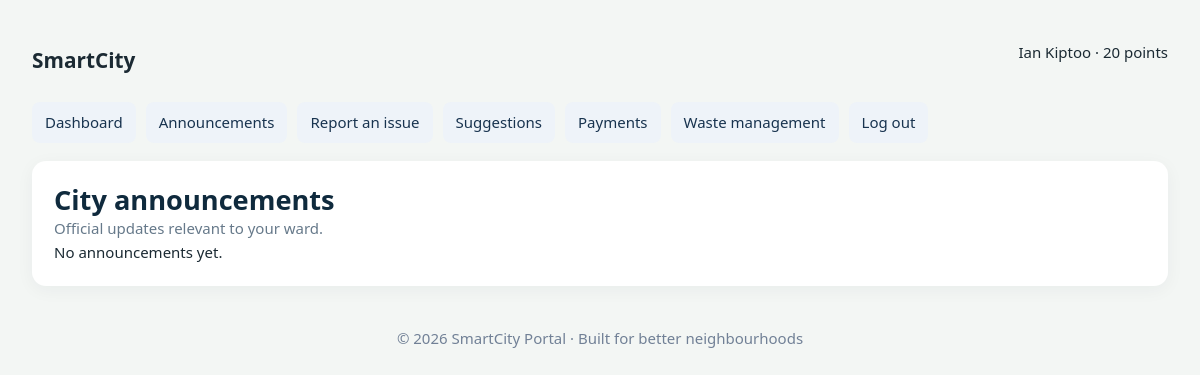
/citizen/announcements (signed in), run on the app's committed database.
### tables this page shows
CREATE TABLE citizens (
      id INTEGER PRIMARY KEY AUTOINCREMENT, first_name TEXT NOT NULL, last_name TEXT NOT NULL,
      email TEXT NOT NULL UNIQUE, phone TEXT NOT NULL, national_id TEXT NOT NULL,
      ward TEXT NOT NULL, password_hash TEXT NOT NULL, points INTEGER NOT NULL DEFAULT 0,
      created_at TEXT NOT NULL DEFAULT CURRENT_TIMESTAMP
    );

### app.py (the view)
@app.route("/citizen/announcements")
@citizen_required
def citizen_announcements():
    c=current_citizen()
    items=db().execute("SELECT * FROM announcements WHERE audience='All citizens' OR audience=? ORDER BY id DESC",(c["ward"],)).fetchall()
    return render_template("announcements.html",items=items)

### app.py (called while the page is built)
def db():
    if "db" not in g:
        g.db = sqlite3.connect(app.config["DATABASE"])
        g.db.row_factory = sqlite3.Row
        g.db.execute("PRAGMA foreign_keys = ON")
    return g.db

def citizen_required(fn):
    @wraps(fn)
    def wrapper(*args, **kwargs):
        if session.get("citizen_id") is None:
            flash("Please sign in to access the citizen portal.", "error")
            return redirect(url_for("login"))
        return fn(*args, **kwargs)
    return wrapper

def current_citizen():
    return db().execute("SELECT * FROM citizens WHERE id=?", (session.get("citizen_id"),)).fetchone()

@app.context_processor
def shared_context():
    return {"current_citizen": current_citizen() if session.get("citizen_id") else None,
            "is_admin": bool(session.get("admin_id"))}

### templates/announcements.html
{% extends "base.html" %}{% block title %}Announcements &middot; SmartCity{% endblock %}{% block content %}
<div class="panel">
 <h1>
  City announcements
 </h1>
 <p class="muted">
  Official updates relevant to your ward.
 </p>
 {% for a in items %}
 <article style="padding:15px 0;border-bottom:1px solid #e7ebf0">
  <span class="pill">
   {{a.kind}}
  </span>
  <h2>
   {{a.title}}
  </h2>
  <p>
   {{a.body}}
  </p>
  <small class="muted">
   {{a.department}} &middot; {{a.audience}} &middot; {{a.created_at}}
  </small>
 </article>
 {% else %}
 <p>
  No announcements yet.
 </p>
 {% endfor %}
</div>
{% endblock %}

### templates/base.html (shortened to what this page needs)
<!DOCTYPE html>
<html lang="en">
 <head>
  <link href="{{ url_for('static',filename='css/style.css') }}" rel="stylesheet"/>
 </head>
 <body>
  <div class="portal">
   <header class="topline">
    <a href="{{ url_for('admin_dashboard') if is_admin else (url_for('citizen_dashboard') if current_citizen else url_for('login')) }}" style="font-size:1.3rem;font-weight:800;text-decoration:none;color:inherit">
       SmartCity
    </a>
    <span>
     {% if current_citizen %}{{ current_citizen.first_name }} {{ current_citizen.last_name }} &middot; {{ current_citizen.points }} points{% elif is_admin %}Administrator{% else %}A smarter city starts with you{% endif %}
    </span>
   </header>
   {% if current_citizen %}
   <nav class="navlinks">
    <a href="{{url_for('citizen_dashboard')}}">
     Dashboard
    </a>
    <a href="{{url_for('citizen_announcements')}}">
     Announcements
    </a>
    <a href="{{url_for('citizen_issues')}}">
     Report an issue
    </a>
    <a href="{{url_for('citizen_suggestions')}}">
     Suggestions
    </a>
    <a href="{{url_for('citizen_payments')}}">
     Payments
    </a>
    <a href="{{url_for('citizen_waste')}}">
     Waste management
    </a>
    <a href="{{url_for('logout')}}">
     Log out
    </a>
   </nav>
   {% endif %}
{% block content %}{% endblock %}
   <footer style="padding:25px 0;text-align:center;color:#718096">
    &copy; 2026 SmartCity Portal &middot; Built for better neighbourhoods
   </footer>
  </div>
 </body>
</html>

### static/css/style.css (style rules this page uses)
:root { --navy: #0f2a3d; --navy-2: #173a52; --teal: #0e9f8e; --teal-dark: #0a7c6f; --teal-soft: #d9f3ef; --amber: #f5a623; --amber-soft: #fff1d6; --bg: #f3f6f4; --card: #ffffff; --ink: #1b2a33; --muted: #66798a; --line: #e1e8eb; --red: #d64545; --red-soft: #fde4e4; --green: #2f9e63; --green-soft: #def5e8; --blue: #2f7fd1; --blue-soft: #dfecfb; --radius: 14px; --shadow: 0 1px 2px rgba(15, 42, 61, .06), 0 6px 20px rgba(15, 42, 61, .06); --font: "Segoe UI", system-ui, -apple-system, "Helvetica Neue", Arial, sans-serif; }
* { box-sizing: border-box; margin: 0; padding: 0; }
html { scroll-behavior: smooth; }
body { font-family: var(--font); background: var(--bg); color: var(--ink); line-height: 1.55; font-size: 15px; }
a { color: var(--teal-dark); text-decoration: none; }
h1, h2, h3, h4 { line-height: 1.25; color: var(--navy); }
h1 { font-size: 1.7rem; }
p.muted, .muted { color: var(--muted); }

### templates/base.html (style rules this page uses)
.panel { background:#fff;border-radius:14px;padding:22px;margin:16px 0;box-shadow:0 4px 18px #12223a0c }
.portal { max-width:1180px;margin:0 auto;padding:22px }
.navlinks { display:flex;gap:10px;flex-wrap:wrap;margin:18px 0 }
.navlinks a { padding:9px 13px;border-radius:8px;background:#eef3f9;text-decoration:none;color:#18334f }
.muted { color:#6b7280 }
.topline { display:flex;align-items:center;justify-content:space-between;gap:15px;flex-wrap:wrap }

### data on the page
citizens: first_name "Ian", last_name "Kiptoo", points "20"
